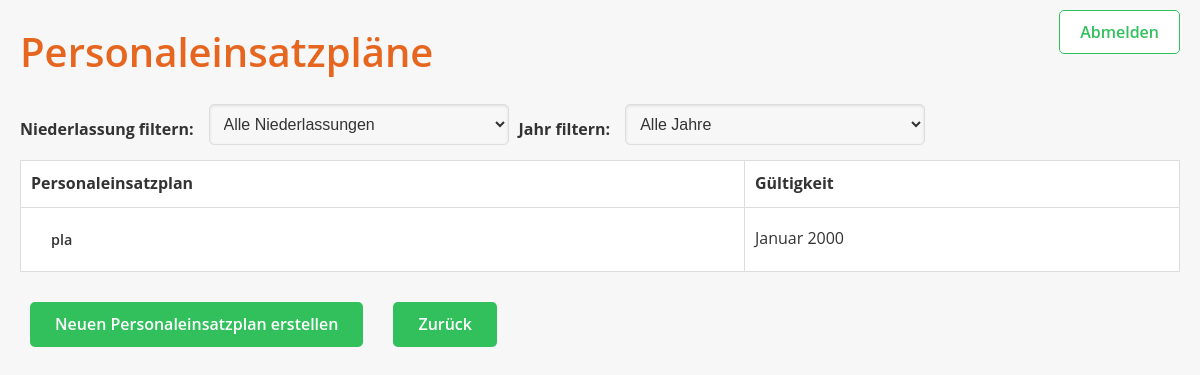
The app's page /PersonaleinsatzplanHaeH/personaleinsatzplan/list2/, older data.
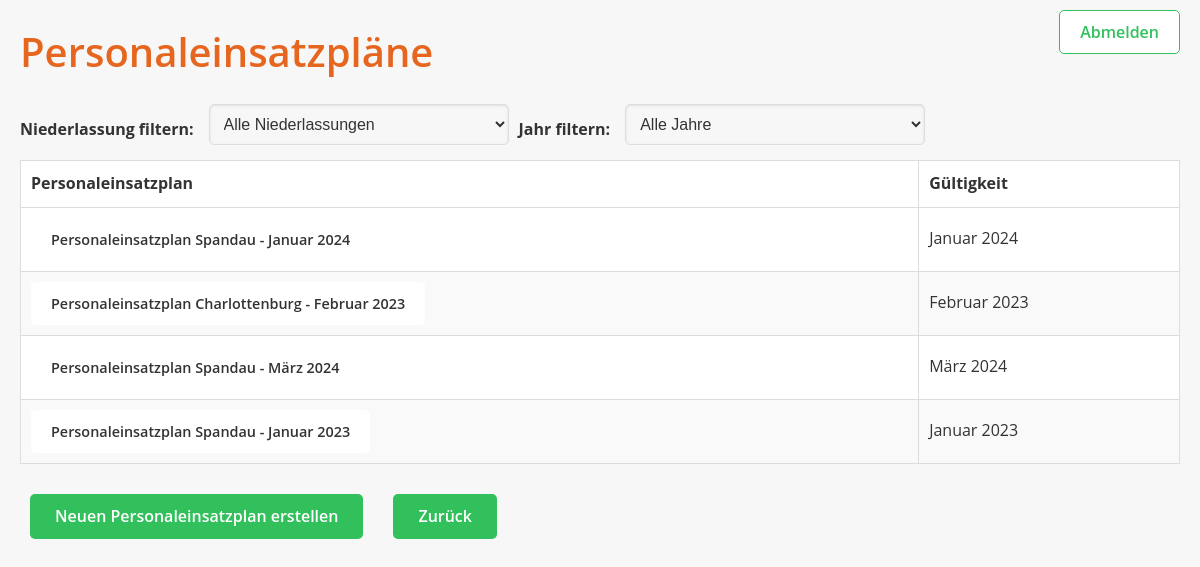
The same page, newer data.
### PersonaleinsatzplanHaeH/models.py (models this page shows, shortened)
class Personaleinsatzplan(models.Model):
    STATUS_CHOICES = [
        ('entwurf', 'Entwurf'),
        ('in_bearbeitung', 'in Bearbeitung'),
        ('gueltig', 'Gültig'),
        ('archiviert', 'Archiviert'),
        ('storniert', 'Storniert')
    ]
    name = models.CharField(max_length=255)
    gueltigkeit_monat = models.IntegerField(choices=[
        (1, "Januar"), (2, "Februar"), (3, "März"), (4, "April"),
        (5, "Mai"), (6, "Juni"), (7, "Juli"), (8, "August"),
        (9, "September"), (10, "Oktober"), (11, "November"), (12, "Dezember")
    ])
    gueltigkeit_jahr = models.IntegerField()
    kostentraeger = models.CharField(max_length=255)
    ersteller = models.CharField(max_length=255)
    version = models.IntegerField(blank=True, null=True)
    status = models.CharField(max_length=20, choices=STATUS_CHOICES, default='entwurf')
    niederlassung = models.ForeignKey(
        'Niederlassung', on_delete=models.PROTECT, related_name='personaleinsatzplaene'
    )

### PersonaleinsatzplanHaeH/views.py (the view)
# urls.py: path('personaleinsatzplan/list2/', PersonaleinsatzplanList2View.as_view(), name='personaleinsatzplan_list2'),
class PersonaleinsatzplanList2View(ListView):
    model = Personaleinsatzplan
    template_name = 'personaleinsatzplan_list2.html'
    context_object_name = 'personaleinsatzplaene'
    def get_queryset(self):
        queryset = super().get_queryset()
        niederlassung_id = self.request.GET.get('niederlassung')
        if niederlassung_id:
            queryset = queryset.filter(niederlassung_id=niederlassung_id)
        jahr = self.request.GET.get('jahr')
        if jahr:
            queryset = queryset.filter(gueltigkeit_jahr=jahr)
        return queryset
    def get_context_data(self, **kwargs):
        context = super().get_context_data(**kwargs)
        context['niederlassungen'] = Niederlassung.objects.all()
        context['jahre'] = (
            Personaleinsatzplan.objects.values_list('gueltigkeit_jahr', flat=True)
            .distinct()
            .order_by('gueltigkeit_jahr')
        )
        context['zurueck_link'] = self.request.GET.get('next', '/')
        return context

### templates/personaleinsatzplan_list2.html (shortened to what this page needs)
<!DOCTYPE html>
<html lang="en">
<head>
    {% load static %}
    <link rel="stylesheet" href="{% static 'css/styles.css' %}">
</head>
<body>
<div class="navbar">
    <a href="{% url 'PersonaleinsatzplanHaeH:logout' %}" class="logout-link">Abmelden</a>
</div>
<h1>Personaleinsatzpläne</h1>
<form method="get" class="filter-form">
    <div class="filter-row" style="display: flex; align-items: center; gap: 10px;">
        <label for="niederlassung_filter">Niederlassung filtern:</label>
        <select name="niederlassung" id="niederlassung_filter" onchange="this.form.submit()" class="filter-select">
            <option value="">Alle Niederlassungen</option>
        </select>
        <label for="jahr_filter">Jahr filtern:</label>
        <select name="jahr" id="jahr_filter" onchange="this.form.submit()" class="filter-select">
            <option value="">Alle Jahre</option>
        </select>
    </div>
</form>
<table>
    <thead>
        <tr>
            <th>Personaleinsatzplan</th>
            <th>Gültigkeit</th>
        </tr>
    </thead>
    <tbody>
        {% for plan in personaleinsatzplaene %}
        <tr>
            <td>
                <a href="{% url 'PersonaleinsatzplanHaeH:personaleinsatzplan_detail' plan.pk %}?next={{ request.path }}" class="card-link">
                    {{ plan.name }}
                </a>
            </td>
            <td>{{ plan.get_gueltigkeit_monat_display }} {{ plan.gueltigkeit_jahr }}</td>
        </tr>
        {% endfor %}
    </tbody>
</table>
<div class="actions">
    <a href="{% url 'PersonaleinsatzplanHaeH:personaleinsatzplan_create' %}?next={{ request.path }}" class="action-link">
        Neuen Personaleinsatzplan erstellen
    </a>
    <a href="{{ zurueck_link }}" class="action-link">Zurück</a>
</div>
</body>
</html>

### static/css/styles.css (style rules this page uses)
body, h1, h2, h3, h4, ul, li, a, table, td, th { margin: 0; padding: 0; box-sizing: border-box; }
body { font-family: 'Open Sans', Arial, sans-serif; background-color: #f7f7f7; color: #333; line-height: 1.6; padding: 20px; }
h1, h2, h3, h4 h5 { margin-bottom: 20px; color: #e7661f; font-weight: 600; }
h1 { font-size: 2.5em; }
a { text-decoration: none; transition: background-color 0.3s ease-in-out, color 0.3s ease-in-out; border-radius: 5px; font-weight: 600; }
.card-link { display: inline-block; padding: 10px 20px; background-color: white; color: #333; font-size: 0.9em; text-align: center; }
.action-link { display: inline-block; margin: 10px; padding: 10px 25px; background-color: #31c05c; color: white; font-size: 1em; text-align: center; }
table { width: 100%; border-collapse: collapse; margin-bottom: 20px; background-color: #fff; border: 1px solid #ccc; }
th, td { padding: 10px; text-align: left; border: 1px solid #ddd; }
tr:nth-child(even) { background-color: #f9f9f9; }
.actions { margin: 20px 0; display: flex; justify-content: flex-start; gap: 10px; }
.filter-select { display: block; width: 100%; max-width: 300px; padding: 10px; font-size: 1em; color: #333; background-color: #f7f7f7; border: 1px solid #ddd; border-radius: 5px; margin-bottom: 15px; transition: border-color 0.3s ease, box-shadow 0.3s ease; }
.filter-row { display: flex; align-items: center; gap: 10px; }
.filter-select { margin-left: 5px; }
.filter-form label { font-weight: bold; margin-bottom: 5px; display: block; }
form { display: flex; flex-direction: column; gap: 15px; }
form label { display: block; margin-bottom: 5px; font-size: 1em; font-weight: bold; }
form select, form input[type="text"], form input[type="number"], form input[type="password"], form input[type="email"], form textarea { width: 100%; max-width: 500px; padding: 10px; font-size: 1em; border: 1px solid #ddd; border-radius: 5px; background-color: #f7f7f7; box-shadow: inset 0 1px 3px rgba(0, 0, 0, 0.1); transition: border-color 0.3s ease, box-shadow 0.3s ease; }
.navbar { position: absolute; top: 20px; right: 20px; font-family: 'Open Sans', sans-serif; }
.logout-link { font-weight: 600; color: #31c05c; text-decoration: none; background-color: white; padding: 10px 20px; border-radius: 5px; border: 1px solid #31c05c; transition: background-color 0.3s ease, color 0.3s ease, transform 0.2s ease; font-size: 1em; }

Row changes from the older to the newer data that the page shows:
added Personaleinsatzplan: name "Personaleinsatzplan Spandau - Januar 2024", gueltigkeit_monat "Januar", gueltigkeit_jahr "2024"
changed Personaleinsatzplan: name "pla" → "Personaleinsatzplan Charlottenburg - Februar 2023"; gueltigkeit_monat "Januar" → "Februar"; gueltigkeit_jahr "2000" → "2023"
added Personaleinsatzplan: name "Personaleinsatzplan Spandau - März 2024", gueltigkeit_monat "März", gueltigkeit_jahr "2024"
added Personaleinsatzplan: name "Personaleinsatzplan Spandau - Januar 2023", gueltigkeit_monat "Januar", gueltigkeit_jahr "2023"
